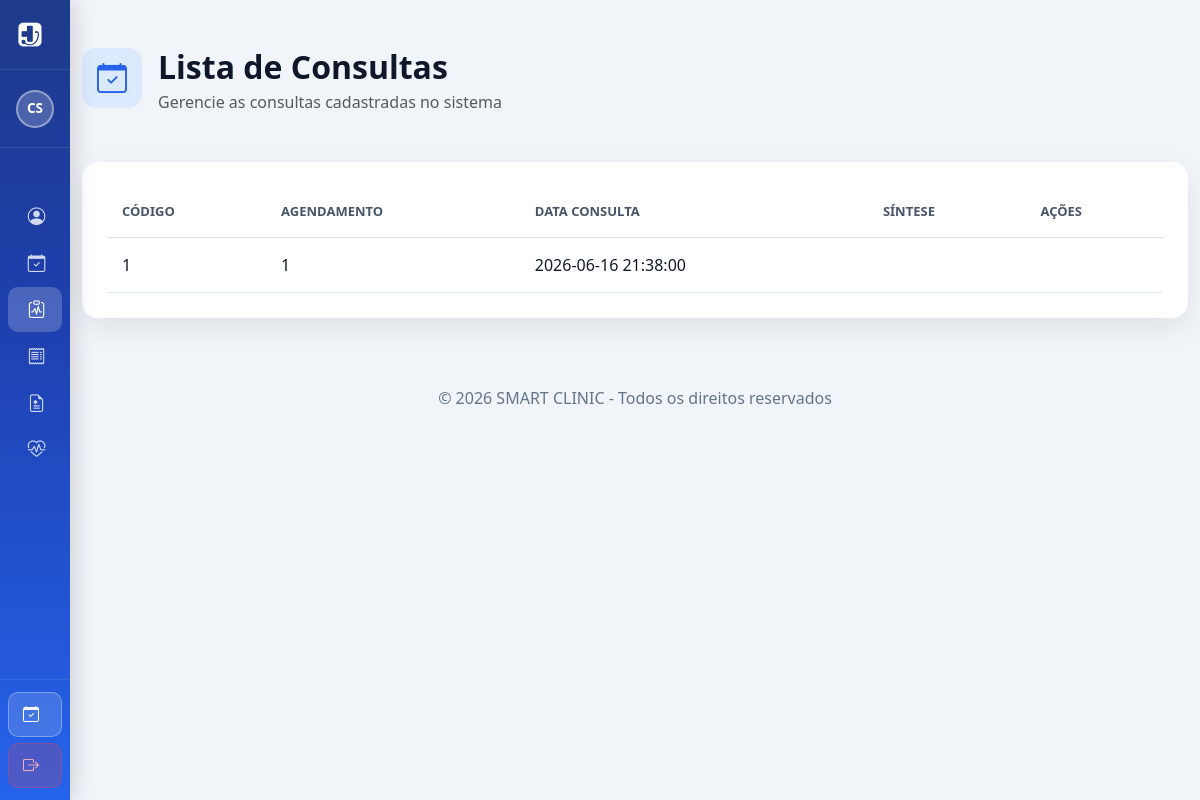
The app's page /Frontend/consulta.php (signed in) with its own data.
### tables this page shows
CREATE TABLE `consulta` (
  `cod` int(11) NOT NULL,
  `fk_agendamento_cod` int(11) DEFAULT NULL,
  `data_consulta` datetime DEFAULT NULL,
  `sintese` text DEFAULT NULL
);

### Backend/controller/Database.php (called while the page is built)
<?php
class Database {
    private static $instance = null;
    public static function getConnection() {
        if (self::$instance === null) {
            $host = '127.0.0.1';
            $db   = 'smartclinic';
            $user = 'root';
            $pass = '';
            $charset = 'utf8mb4';
            $dsn = "mysql:host=$host;dbname=$db;charset=$charset";
            $options = [
                PDO::ATTR_ERRMODE => PDO::ERRMODE_EXCEPTION,
                PDO::ATTR_DEFAULT_FETCH_MODE => PDO::FETCH_ASSOC,
                PDO::ATTR_EMULATE_PREPARES => false,
            ];
            self::$instance = new PDO($dsn, $user, $pass, $options);
        }
        return self::$instance;
    }
}

### Backend/controller/AgendamentoController.php (called while the page is built, shortened)
<?php
require_once $_SERVER['DOCUMENT_ROOT'] . '/SMART-CLINIC-A/Backend/dao/AgendamentoDAO.php';
if (!class_exists('AgendamentoController')) {
    class AgendamentoController extends BaseController {
        private $dao;
        public function __construct() {
            $this->dao = new AgendamentoDAO();
        }
        public function getByPaciente($pacienteCod) {
            return $this->dao->getByPaciente($pacienteCod);
        }
    }
}

### Backend/dao/BaseDAO.php (called while the page is built, shortened)
<?php
require_once $_SERVER['DOCUMENT_ROOT'] . '/SMART-CLINIC-A/Backend/controller/Database.php';
class BaseDAO {
    public function __construct() {
        $this->db = Database::getConnection();
    }
}

### Backend/dao/AgendamentoDAO.php (called while the page is built, shortened)
<?php
require_once $_SERVER['DOCUMENT_ROOT'] . '/SMART-CLINIC-A/Backend/dao/BaseDAO.php';
class AgendamentoDAO extends BaseDAO {
    public function getByPaciente($pacienteCod) {
        $stmt = $this->db->prepare('SELECT c.*,
                                        ag.cod as agendamento_cod,
                                        ag.data_agendamento,
                                        s.motivo,
                                        s.fk_paciente_cod,
                                        p.nome as paciente_nome
                                 FROM consulta c
                                 LEFT JOIN agendamento ag ON c.fk_agendamento_cod = ag.cod
                                 LEFT JOIN solicitacao s ON ag.fk_solicitacao_cod = s.cod
                                 LEFT JOIN paciente p ON s.fk_paciente_cod = p.cod
                                 WHERE ag.cod IS NOT NULL AND s.fk_paciente_cod = ?');
        $stmt->execute([$pacienteCod]);
        return $stmt->fetchAll();
    }
}

### Frontend/consulta.php (the view, shortened to what this page needs)
<?php
require_once __DIR__ . '/navbar.php';
?>
<!DOCTYPE html>
<html lang="pt-BR">
<head>
    <link href="https://cdn.jsdelivr.net/npm/bootstrap@5.3.2/dist/css/bootstrap.min.css" rel="stylesheet">
    <link href="https://cdn.jsdelivr.net/npm/bootstrap-icons@1.11.1/font/bootstrap-icons.css" rel="stylesheet">
</head>
<body>
<section class="py-5">
<div class="container-lg" style="max-width: 1200px;">
<?php
require_once '../Backend/controller/AgendamentoController.php';
$controller = new ConsultaController();
$agendamentoController = new AgendamentoController();
$isPaciente = isset($_SESSION['role']) && $_SESSION['role'] === 'paciente';
$pacienteLogadoCod = $_SESSION['user_id'] ?? null;
?>
<div class="d-flex justify-content-between align-items-start mb-5">
    <div class="d-flex align-items-start gap-3">
        <div style="background: #dbeafe; width: 60px; height: 60px; border-radius: 14px; display: flex; align-items: center; justify-content: center;">
            <i class="bi bi-calendar-check" style="font-size: 30px; color: var(--azul);"></i>
        </div>
        <div>
            <h2 class="title mb-1">Lista de Consultas</h2>
            <p class="text-muted mb-0">Gerencie as consultas cadastradas no sistema</p>
        </div>
    </div>
</div>
<div class="card-modern">
<div class="table-responsive">
<table class="table table-modern mb-0">
<thead style="background: #f1f5f9;">
<tr>
    <th style="padding: 15px; font-weight: 600; color: #475569; font-size: 13px; text-transform: uppercase;">CÓDIGO</th>
    <th style="padding: 15px; font-weight: 600; color: #475569; font-size: 13px; text-transform: uppercase;">AGENDAMENTO</th>
    <th style="padding: 15px; font-weight: 600; color: #475569; font-size: 13px; text-transform: uppercase;">DATA CONSULTA</th>
    <th style="padding: 15px; font-weight: 600; color: #475569; font-size: 13px; text-transform: uppercase;">SÍNTESE</th>
    <th style="padding: 15px; font-weight: 600; color: #475569; font-size: 13px; text-transform: uppercase;">AÇÕES</th>
</tr>
</thead>
<tbody>
<?php
if ($isPaciente && !empty($pacienteLogadoCod)) {
    $consultas = $agendamentoController->getByPaciente($pacienteLogadoCod);
} else {
    $consultas = $controller->getAll();
}
foreach ($consultas as $consulta) {
    echo "<tr style='border-bottom: 1px solid #e2e8f0;'>";
    echo "<td style='padding: 15px; color: #0f172a; font-weight: 500;'>{$consulta['cod']}</td>";
    echo "<td style='padding: 15px; color: #0f172a;'>{$consulta['fk_agendamento_cod']}</td>";
    echo "<td style='padding: 15px; color: #0f172a;'>{$consulta['data_consulta']}</td>";
    echo "<td style='padding: 15px; color: #0f172a;'>{$consulta['sintese']}</td>";
    echo "<td style='padding: 15px;'>";
    echo "</td>";
    echo "</tr>";
}
?>
</tbody>
</table>
</div>
</div>
</div>
</section>
<footer style="background: transparent; color: #64748b; padding: 20px 0;">
    <div class="container-lg text-center">
        <p class="mb-0">© 2026 SMART CLINIC - Todos os direitos reservados</p>
    </div>
</footer>
</body>
</html>

### Frontend/consulta.php (style rules this page uses)
:root { --azul: #2563eb; --azul-escuro: #1e40af; --verde: #22c55e; --fundo: #f1f5f9; }
body { background: var(--fundo); padding-top: 80px; font-family: 'Segoe UI', sans-serif; }
.card-modern { background: white; border-radius: 16px; padding: 25px; box-shadow: 0 10px 30px rgba(0,0,0,0.08); }
.title { font-weight: 600; color: #0f172a; }
.table-modern thead { background: #f1f5f9; }
.table-modern th { color: #475569; }
footer { background: transparent; color: #64748b; }

### Frontend/navbar.php (style rules this page uses)
:root { --sidebar-width:260px; --sidebar-collapsed-width:70px; --azul:#2563eb; --azul-escuro:#1e40af; --azul-mais-escuro:#1e3a8a; }
body.with-sidebar { margin-left:var(--sidebar-width); transition:margin-left .3s ease; padding-top:0 !important; }
body.with-sidebar.sidebar-collapsed { margin-left:var(--sidebar-collapsed-width); }

### records on screen
consulta: cod "1", fk_agendamento_cod "1", data_consulta "2026-06-16 21:38:00"

### other values on screen
$initials "CS"
